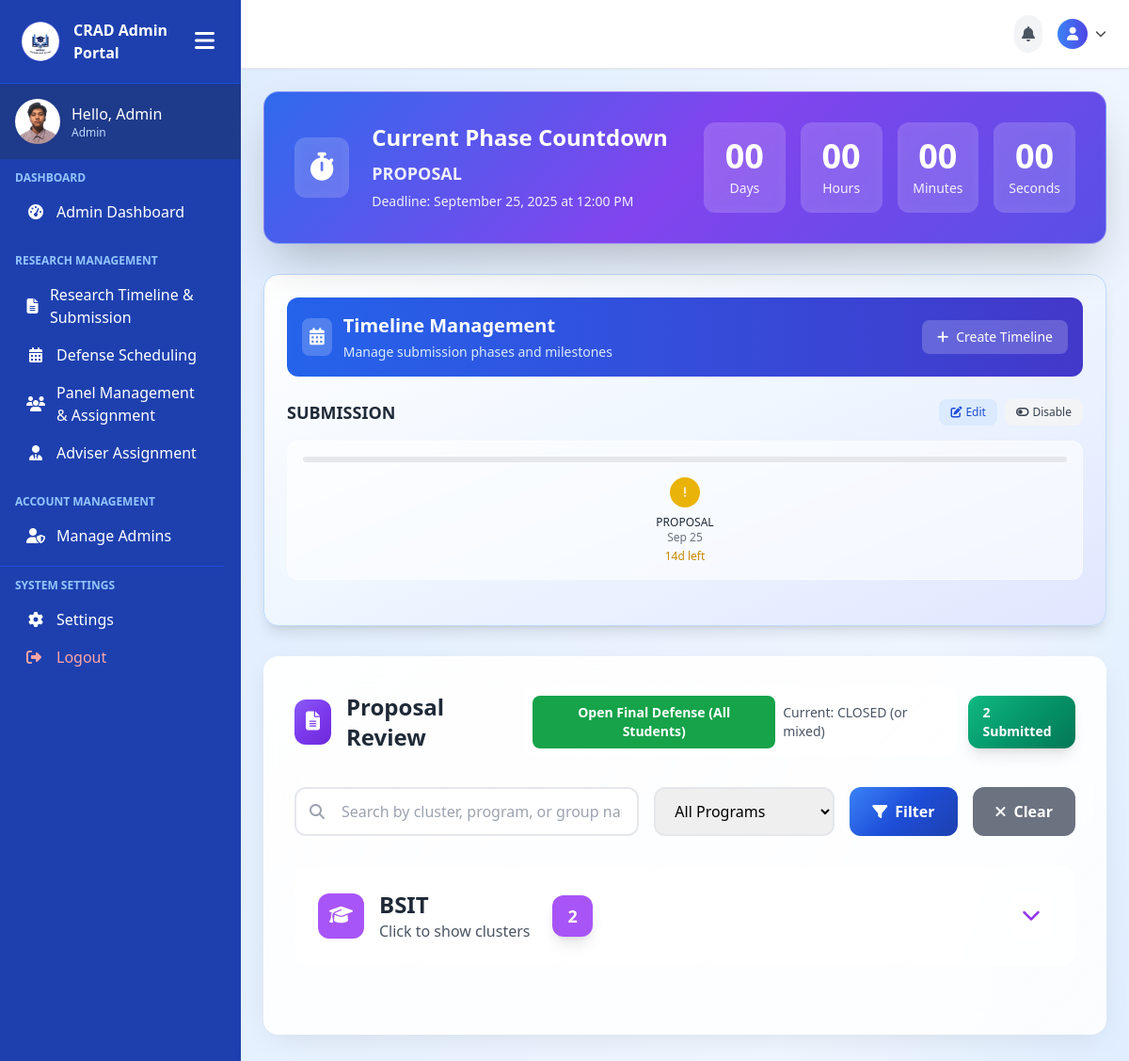
The app's page /admin-pages/admin-timeline.php (signed in) with its own data.
### tables this page shows
CREATE TABLE `user_tbl` (
  `user_id` int(11) NOT NULL,
  `email` varchar(150) NOT NULL,
  `password` varchar(255) NOT NULL,
  `role` enum('Admin','Faculty','Student') NOT NULL DEFAULT 'Student',
  `created_at` timestamp NOT NULL DEFAULT current_timestamp()
);

CREATE TABLE `timeline_milestones` (
  `id` int(11) NOT NULL,
  `timeline_id` int(11) NOT NULL,
  `title` varchar(255) NOT NULL,
  `description` text DEFAULT NULL,
  `deadline` datetime NOT NULL,
  `status` enum('pending','active','completed') DEFAULT 'pending',
  `created_at` timestamp NOT NULL DEFAULT current_timestamp(),
  `updated_at` timestamp NOT NULL DEFAULT current_timestamp() ON UPDATE current_timestamp()
);

CREATE TABLE `submission_timelines` (
  `id` int(11) NOT NULL,
  `title` varchar(255) NOT NULL,
  `description` text DEFAULT NULL,
  `is_active` tinyint(1) DEFAULT 1,
  `created_at` timestamp NOT NULL DEFAULT current_timestamp(),
  `updated_at` timestamp NOT NULL DEFAULT current_timestamp() ON UPDATE current_timestamp()
);

### admin-pages/admin-timeline.php (the view, shortened to what the rows shown need)
<?php
include("../includes/connection.php");
$active_timeline = null;
$milestones = [];
$stmt = $conn->prepare("SELECT * FROM submission_timelines WHERE is_active = 1 LIMIT 1");
$stmt->execute();
$result = $stmt->get_result();
if ($result->num_rows > 0) {
    $active_timeline = $result->fetch_assoc();
    $stmt = $conn->prepare("SELECT * FROM timeline_milestones WHERE timeline_id = ? ORDER BY deadline ASC");
    $stmt->bind_param("i", $active_timeline['id']);
    $stmt->execute();
    $milestones = $stmt->get_result()->fetch_all(MYSQLI_ASSOC);
}
?>
<!DOCTYPE html>
<html lang="en">
<head>
  <script src="https://cdn.tailwindcss.com"></script>
  <link rel="stylesheet" href="https://cdn.jsdelivr.net/npm/flatpickr/dist/flatpickr.min.css">
  <link rel="stylesheet" href="https://cdnjs.cloudflare.com/ajax/libs/font-awesome/6.0.0/css/all.min.css">
</head>
<body class="bg-gradient-to-br from-blue-100 via-blue-50 to-blue-200 h-screen overflow-hidden">
  <div class="min-h-screen flex">
    <?php include('../includes/admin-sidebar.php'); ?>
    <div class="flex-1 overflow-y-auto p-6">
      <div class="countdown-banner text-white p-8 rounded-2xl mb-8 shadow-2xl" id="countdown-banner">
        <div class="flex flex-col lg:flex-row items-center justify-between">
          <div class="flex items-center mb-6 lg:mb-0">
            <div>
              <p class="text-lg opacity-90">
                <?php if (!empty($milestones)): ?>
                  <?php
                    $now = new DateTime();
                    $current_milestone = null;
                    foreach ($milestones as $milestone) {
                        $deadline = new DateTime($milestone['deadline']);
                        if ($deadline > $now) { $current_milestone = $milestone; break; }
                    }
                  ?>
                  <?php if ($current_milestone): ?>
                    <span class="font-semibold"><?= htmlspecialchars($current_milestone['title']) ?></span>
                    <br><span class="text-sm">Deadline: <?= date('F j, Y \a\t g:i A', strtotime($current_milestone['deadline'])) ?></span>
                  <?php else: ?>
                    All milestones completed
                  <?php endif; ?>
                <?php else: ?>
                  No active milestones
                <?php endif; ?>
              </p>
            </div>
          </div>
        </div>
      </div>
      <div class="bg-gradient-to-br from-white via-blue-50 to-indigo-100 border border-blue-200 rounded-2xl p-6 mb-8 shadow-lg">
        <div class="bg-gradient-to-r from-blue-600 to-indigo-700 text-white p-4 rounded-xl mb-6">
          <div class="flex items-center justify-between">
            <div class="flex items-center">
              <div>
                <h2 class="text-xl font-bold">Timeline Management</h2>
              </div>
            </div>
          </div>
        </div>
        <?php if ($active_timeline): ?>
          <div class="mb-6">
            <div class="flex justify-between items-center mb-3">
              <h3 class="text-lg font-semibold text-gray-800"><?= htmlspecialchars($active_timeline['title']) ?></h3>
              <div class="flex gap-2">
                <button type="button"
                  onclick='openEditModal(<?= htmlspecialchars(json_encode($active_timeline), ENT_QUOTES, "UTF-8") ?>, <?= htmlspecialchars(json_encode($milestones), ENT_QUOTES, "UTF-8") ?>)'
                  class="bg-blue-100 hover:bg-blue-200 text-blue-700 px-3 py-1.5 rounded-lg text-xs font-medium transition-all">
                  <i class="fas fa-edit mr-1"></i>Edit
                </button>
                <form method="POST" class="inline">
                  <button type="submit" name="toggle_timeline" class="bg-gray-100 hover:bg-gray-200 text-gray-700 px-3 py-1.5 rounded-lg text-xs font-medium transition-all">
                    <i class="fas fa-toggle-off mr-1"></i>Disable
                  </button>
                </form>
              </div>
            </div>
            <div class="bg-white/60 backdrop-blur-sm rounded-xl p-4 border border-white/40">
              <?php
                $now = new DateTime();
              ?>
              <div class="h-1.5 bg-gray-200 rounded-full mb-4">
              </div>
              <div class="grid grid-cols-<?= count($milestones) ?> gap-2">
                <?php foreach ($milestones as $index => $milestone):
                    $deadline = new DateTime($milestone['deadline']);
                    $is_past = $deadline < $now;
                    $prevDeadline = $index > 0 ? new DateTime($milestones[$index-1]['deadline']) : null;
                    $is_current = !$is_past && (!$prevDeadline || $prevDeadline < $now);
                ?>
                  <div class="text-center">
                    <div class="w-8 h-8 <?= $is_past ? 'bg-green-500' : ($is_current ? 'bg-yellow-500' : 'bg-gray-300') ?> text-white mx-auto mb-2 rounded-full flex items-center justify-center">
                    </div>
                    <div class="text-xs font-medium text-gray-800"><?= htmlspecialchars($milestone['title']) ?></div>
                    <div class="text-xs text-gray-500"><?= date('M j', strtotime($milestone['deadline'])) ?></div>
                    <?php if ($is_current):
                        $diff = $now->diff($deadline);
                        $days_left = $diff->days;
                    ?>
                      <div class="text-xs mt-1 font-medium text-yellow-600"><?= (int)$days_left ?>d left</div>
                    <?php endif; ?>
                  </div>
                <?php endforeach; ?>
              </div>
            </div>
          </div>
        <?php endif; ?>
      </div>
<div class="stats-card rounded-2xl p-8 mb-8 animate-scale-in">
  <div class="flex items-center justify-between mb-8">
    <div class="flex items-center">
      <h2 class="text-2xl font-bold text-gray-800">Proposal Review</h2>
    </div>
  </div>
  </div>
</body>
</html>

### includes/admin-sidebar.php (shortened to what the rows shown need)
<?php
include("../includes/connection.php");
$user_id = $_SESSION['user_id'];
$sql = "SELECT role FROM user_tbl WHERE user_id = ?";
$stmt = $conn->prepare($sql);
$stmt->bind_param("i", $user_id);
$stmt->execute();
$result = $stmt->get_result();
$user = $result->fetch_assoc();
$role = $user['role'];
$greeting = "Hello, " . match($role) {
    'admin' => 'Admin',
    'student' => 'Student',
    default => 'Admin'
};
?>
<!DOCTYPE html>
<html lang="en">
<head>
    <script src="https://cdn.tailwindcss.com"></script>
    <link rel="stylesheet" href="https://cdnjs.cloudflare.com/ajax/libs/font-awesome/6.5.0/css/all.min.css">
</head>
<body>
<div class="sidebar sidebar-transition bg-blue-800 text-white flex flex-col hidden md:flex h-screen w-64" id="sidebar">
    <div class="p-4 flex items-center space-x-3 bg-blue-900">
        <div>
            <p class="font-medium profile-name"><?php echo htmlspecialchars($greeting); ?></p>
            <p class="text-xs text-blue-200 profile-role"><?php echo htmlspecialchars($role); ?></p>
        </div>
    </div>
</div>
</body>
</html>

### records on screen
user_tbl: role "Hello, Admin", role "Admin"
timeline_milestones: title "PROPOSAL", deadline "September 25, 2025 at 12:00 PM", deadline "Sep 25"
submission_timelines: title "SUBMISSION"

### other values on screen
count($proposals) "2"
$program_name "BSIT"
$program_total "2"
